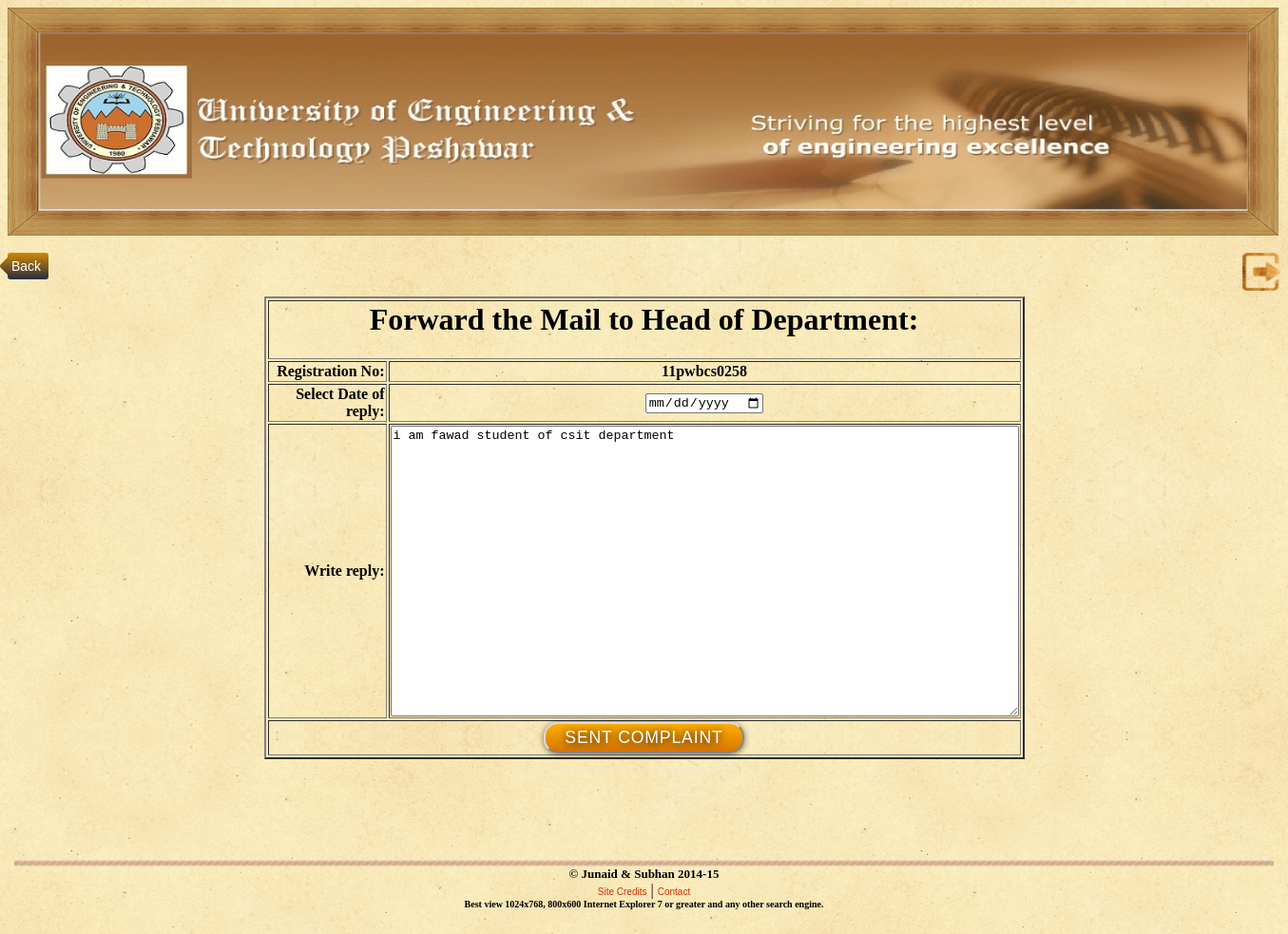
Screenshot of /forward.php?forwardreply_page=73 (signed in) with the database file from the repository.
### tables this page shows
CREATE TABLE IF NOT EXISTS `complaint_types` (
  `id` int(11) NOT NULL AUTO_INCREMENT,
  `reg_no` varchar(30) NOT NULL,
  `complaint_type` varchar(20) NOT NULL,
  `department` varchar(30) NOT NULL,
  `date` date NOT NULL,
  `write_compaint` varchar(2000) NOT NULL,
  PRIMARY KEY (`id`)
);

CREATE TABLE IF NOT EXISTS `copyright` (
  `id` int(11) NOT NULL AUTO_INCREMENT,
  `copyright_title` varchar(250) NOT NULL,
  PRIMARY KEY (`id`)
);

### forward.php (the view, shortened to what this page needs)
<?php
 $id=$_GET['forwardreply_page'];
$obj= new database();
 $db=$obj-> connection();
$query="select * from complaint_types Where id='$id'";
$result=$db->query($query);
$result=$result->fetch();
	?>
<html>
<head>
<link rel="stylesheet" type="text/css" href="css/style.css" />
<link rel="stylesheet" type="text/css" href="css/styletablereply.css" />
<link rel="stylesheet" type="text/css" href="css/backbutton.css">
</head>
 <img src="images/banner111.jpg" style="width:1337px;height:240px">
 <br><br>
  <a href='logout.php' title="LOG OUT"><IMG SRC='images/logout-xxl.png' height=40px width=40px ALIGN=RIGHT></a>
<a class="back" href="complaintmanagersection.php"><font color=" white">Back</font></a>
</center><center>
    <td width="75%" valign="top"><br>
<center>
<form action="forwardpost.php" method="post">
<table width="800" align="center" border="2">
<tr>
<td colspan="6"><h1><center>Forward the Mail to Head of Department:</center><h1></td>
</tr>
<tr>
<td align="right"><strong>Registration No:</strong></td>
<td><input type="hidden" name="regno"  value="<?php echo $result['reg_no'];?>" size="60"><center><strong><?php echo $result['reg_no'];?></strong></center> </td>
</tr>
<tr>
<td align="right"><strong>Select Date of reply:</strong></td>
<td><center><input type="date" name="date" size="60"></center></td>
</tr>
<tr>
<td align="right"><strong>Write reply:</strong></td>
<td><textarea name="writecomplaint" value="" rows="20" cols="80"><?php echo $result['write_compaint'];?></textarea></td>
</tr>
<tr>
<td colspan="6" align="center"><input id="shiny" type="submit" name="submit" value="Sent Complaint"/>
</tr>
</center>
    </td>
</center>
<br><br><br><br><br>
<center>
<?php include('footersection.php');?>
<br></center>
</body>
</html>

### footersection.php (shortened to what this page needs)
<center><img src="images/FooterBar.jpg" width="99%" height="7"></center>
<center>
<font size="2"><b>
<?php
$sql = 'SELECT * FROM copyright';
$query=mysql_query($sql);
?>
<?php
while($row = mysql_fetch_assoc($query))
  {
										echo		"  $row[copyright_title] ";
}
	?>
										</b></font>
</center>
<center>
<td class="freetext"  " align="center">
							<a href="site.php" class="red">Site Credits</a> | <a href="us.php" class="red">Contact</a><br>
						<font size="1"><b>	Best view 1024x768, 800x600 Internet Explorer 7 or greater and any other search engine.</b></font>
					  </td>
</center>

### css/style.css (style rules this page uses)
a.red:link { font-family: Verdana, Geneva, Arial, Helvetica, sans-serif; font-size: 10px; text-decoration: none; color: #D12D05; }

### css/styletablereply.css (style rules this page uses)
input#shiny { padding: 4px 20px; background:#ffae00; background: -webkit-linear-gradient(top, #ffae00, #d67600); background: -moz-linear-gradient(top, #ffae00, #d67600); background: -o-linear-gradient(top, #ffae00, #d67600); background: linear-gradient(top, #ffae00, #d67600); border:2px outset #dad9d8; font-family:Andika, Arial, sans-serif; font-size:1.1em; letter-spacing:0.05em; text-transform:uppercase; color:#fff; text-shadow: 0px 1px 10px #000; -webkit-border-radius: 15px; -moz-border-radius: 15px; border-radius: 15px; -webkit-box-shadow: rgba(0, 0, 0, .55) 0 1px 6px; -moz-box-shadow: rgba(0, 0, 0, .55) 0 1px 6px; box-shadow: rgba(0, 0, 0, .55) 0 1px 6px; }

### css/backbutton.css (style rules this page uses)
.back { position: relative; background: #d08a04; background: -moz-linear-gradient(top, #d08a04, #272c40); background: -webkit-linear-gradient(top, #d08a04, #272c40); background: linear-gradient(to bottom, #d08a04, #272c40); display: inline-block; padding: 6px 8px 6px 4px; color: whitesmoke; text-decoration: none; font: 14px "proxima nova", helvetica, arial, sans-serif; -moz-border-radius: 3px; -webkit-border-radius: 3px; border-radius: 3px; z-index: 1; }
.back:before { content: ""; height: 20px; width: 20px; position: absolute; background: #333953; background: -moz-linear-gradient(top left, #d08a04, #272c40); background: -webkit-linear-gradient(top left, #d08a04, #272c40); background: linear-gradient(to bottom right, #d08a04, #272c40); left: -5px; display: block; top: 4px; -moz-transform: rotate(45deg); -ms-transform: rotate(45deg); -webkit-transform: rotate(45deg); transform: rotate(45deg); z-index: -1; -moz-border-radius: 3px; -webkit-border-radius: 3px; border-radius: 3px; }

### rows the page displays
complaint_types: reg_no "11pwbcs0258", writecomplaint "i am fawad student of csit department"
copyright: copyright_title "© Junaid & Subhan 2014-15"
